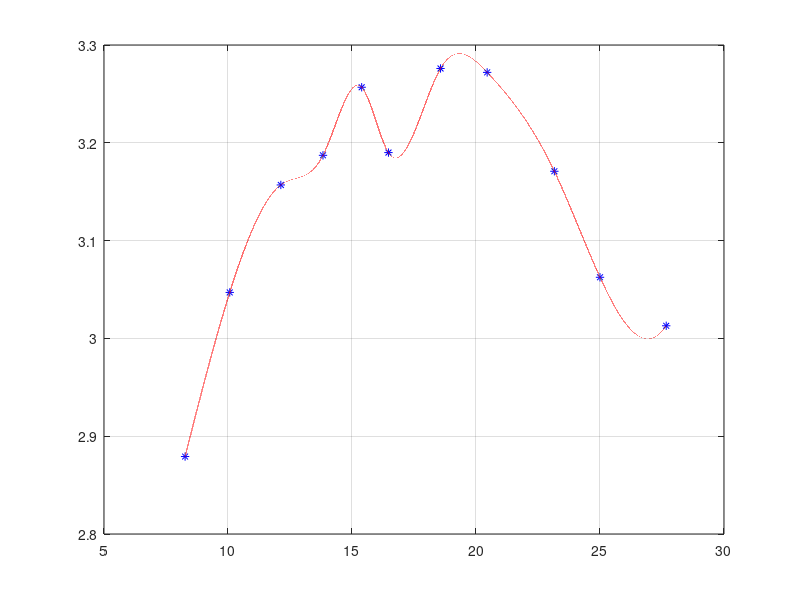

This figure's MATLAB source:

x =[8.27
10.07
12.13
13.83
15.39
16.47
18.57
20.45
23.16
25
27.67
];
y = [2.8792
3.047
3.1569
3.1872
3.2568
3.1900
3.2760
3.272
3.1709
3.0625
3.0129
];

xi =x(1):0.0001:x(end);
yid=interp1(x,y,xi,'spline');
plot(x,y,'b*')
grid on
hold on
plot(xi,yid,'r')
